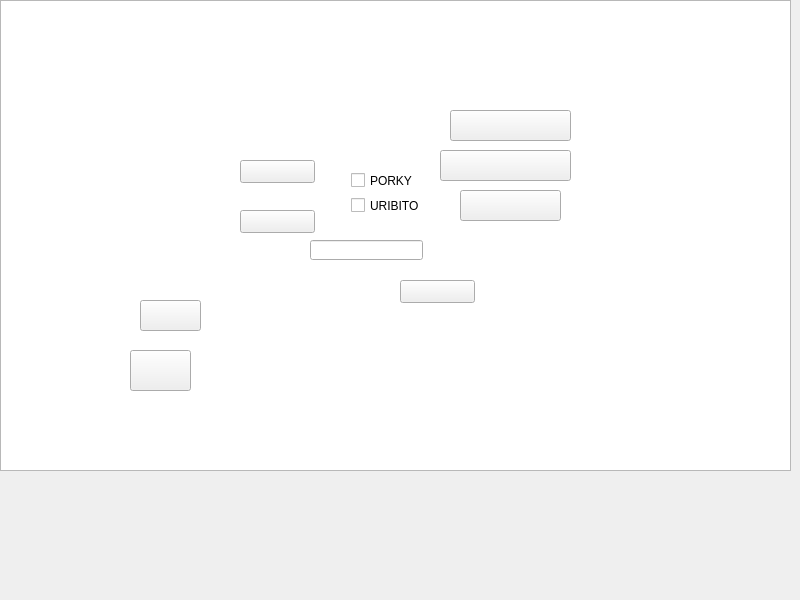
<?xml version="1.0" encoding="UTF-8"?>
<ui version="4.0">
 <class>MainWindow</class>
 <widget class="QMainWindow" name="MainWindow">
  <property name="geometry">
   <rect>
    <x>0</x>
    <y>0</y>
    <width>800</width>
    <height>600</height>
   </rect>
  </property>
  <property name="windowTitle">
   <string>This Is Polombia</string>
  </property>
  <widget class="QWidget" name="centralwidget">
   <widget class="QGraphicsView" name="graphicsView">
    <property name="geometry">
     <rect>
      <x>0</x>
      <y>0</y>
      <width>791</width>
      <height>471</height>
     </rect>
    </property>
   </widget>
   <widget class="QPushButton" name="Jugar">
    <property name="geometry">
     <rect>
      <x>450</x>
      <y>110</y>
      <width>121</width>
      <height>31</height>
     </rect>
    </property>
    <property name="styleSheet">
     <string notr="true">border-image: url(:/Recursos/btn_1player.png);</string>
    </property>
    <property name="text">
     <string/>
    </property>
   </widget>
   <widget class="QPushButton" name="Multijugador">
    <property name="geometry">
     <rect>
      <x>440</x>
      <y>150</y>
      <width>131</width>
      <height>31</height>
     </rect>
    </property>
    <property name="styleSheet">
     <string notr="true">border-image: url(:/Recursos/btn_multiplayer.png);</string>
    </property>
    <property name="text">
     <string/>
    </property>
   </widget>
   <widget class="QPushButton" name="Salir">
    <property name="geometry">
     <rect>
      <x>460</x>
      <y>190</y>
      <width>101</width>
      <height>31</height>
     </rect>
    </property>
    <property name="styleSheet">
     <string notr="true">border-image: url(:/Recursos/btn_exit.png);</string>
    </property>
    <property name="text">
     <string/>
    </property>
   </widget>
   <widget class="QPushButton" name="regresar">
    <property name="geometry">
     <rect>
      <x>140</x>
      <y>300</y>
      <width>61</width>
      <height>31</height>
     </rect>
    </property>
    <property name="styleSheet">
     <string notr="true">border-image: url(:/Recursos/btn_back.png);</string>
    </property>
    <property name="text">
     <string/>
    </property>
   </widget>
   <widget class="QPushButton" name="nueva_partida">
    <property name="geometry">
     <rect>
      <x>240</x>
      <y>160</y>
      <width>75</width>
      <height>23</height>
     </rect>
    </property>
    <property name="styleSheet">
     <string notr="true">border-image: url(:/Recursos/btn_npartida.png);</string>
    </property>
    <property name="text">
     <string/>
    </property>
   </widget>
   <widget class="QPushButton" name="cargar_partida">
    <property name="geometry">
     <rect>
      <x>240</x>
      <y>210</y>
      <width>75</width>
      <height>23</height>
     </rect>
    </property>
    <property name="styleSheet">
     <string notr="true">border-image: url(:/Recursos/btn_loadpartida.png);</string>
    </property>
    <property name="text">
     <string/>
    </property>
   </widget>
   <widget class="QLineEdit" name="agregar_nombre">
    <property name="geometry">
     <rect>
      <x>310</x>
      <y>240</y>
      <width>113</width>
      <height>20</height>
     </rect>
    </property>
    <property name="font">
     <font>
      <pointsize>11</pointsize>
      <bold>false</bold>
     </font>
    </property>
    <property name="cursor">
     <cursorShape>IBeamCursor</cursorShape>
    </property>
   </widget>
   <widget class="QPushButton" name="aceptar">
    <property name="geometry">
     <rect>
      <x>400</x>
      <y>280</y>
      <width>75</width>
      <height>23</height>
     </rect>
    </property>
    <property name="styleSheet">
     <string notr="true">border-image: url(:/Recursos/btn_aceptar.png);</string>
    </property>
    <property name="text">
     <string/>
    </property>
   </widget>
   <widget class="QLabel" name="texto1">
    <property name="geometry">
     <rect>
      <x>230</x>
      <y>100</y>
      <width>181</width>
      <height>31</height>
     </rect>
    </property>
    <property name="styleSheet">
     <string notr="true">border-image: url(:/Recursos/txt_pregunta.png);</string>
    </property>
    <property name="text">
     <string/>
    </property>
   </widget>
   <widget class="QLabel" name="new_partida_txt">
    <property name="geometry">
     <rect>
      <x>250</x>
      <y>280</y>
      <width>141</width>
      <height>41</height>
     </rect>
    </property>
    <property name="styleSheet">
     <string notr="true">border-image: url(:/Recursos/new_partida.png);</string>
    </property>
    <property name="frameShape">
     <enum>QFrame::NoFrame</enum>
    </property>
    <property name="text">
     <string/>
    </property>
   </widget>
   <widget class="QLabel" name="load_partida_txt">
    <property name="geometry">
     <rect>
      <x>170</x>
      <y>250</y>
      <width>47</width>
      <height>13</height>
     </rect>
    </property>
    <property name="styleSheet">
     <string notr="true">border-image: url(:/Recursos/load_partida.png);</string>
    </property>
    <property name="text">
     <string/>
    </property>
   </widget>
   <widget class="QCheckBox" name="avn1">
    <property name="geometry">
     <rect>
      <x>351</x>
      <y>171</y>
      <width>79</width>
      <height>19</height>
     </rect>
    </property>
    <property name="font">
     <font/>
    </property>
    <property name="text">
     <string>PORKY</string>
    </property>
    <attribute name="buttonGroup">
     <string notr="true">buttonGroup</string>
    </attribute>
   </widget>
   <widget class="QCheckBox" name="avn2">
    <property name="geometry">
     <rect>
      <x>351</x>
      <y>196</y>
      <width>79</width>
      <height>19</height>
     </rect>
    </property>
    <property name="font">
     <font/>
    </property>
    <property name="text">
     <string>URIBITO</string>
    </property>
    <attribute name="buttonGroup">
     <string notr="true">buttonGroup</string>
    </attribute>
   </widget>
   <widget class="QLabel" name="Game_final">
    <property name="geometry">
     <rect>
      <x>110</x>
      <y>190</y>
      <width>47</width>
      <height>13</height>
     </rect>
    </property>
    <property name="styleSheet">
     <string notr="true">border-image: url(:/Recursos/game_over.png);</string>
    </property>
    <property name="text">
     <string/>
    </property>
   </widget>
   <widget class="QPushButton" name="instrucciones">
    <property name="geometry">
     <rect>
      <x>130</x>
      <y>350</y>
      <width>61</width>
      <height>41</height>
     </rect>
    </property>
    <property name="styleSheet">
     <string notr="true">border-image: url(:/Recursos/btn_info.png);</string>
    </property>
    <property name="text">
     <string/>
    </property>
   </widget>
   <widget class="QLabel" name="texto_instrucciones">
    <property name="geometry">
     <rect>
      <x>370</x>
      <y>380</y>
      <width>81</width>
      <height>41</height>
     </rect>
    </property>
    <property name="styleSheet">
     <string notr="true">border-image: url(:/Recursos/instrucciones.png);</string>
    </property>
    <property name="text">
     <string/>
    </property>
   </widget>
   <widget class="QLabel" name="completado">
    <property name="geometry">
     <rect>
      <x>546</x>
      <y>252</y>
      <width>71</width>
      <height>31</height>
     </rect>
    </property>
    <property name="styleSheet">
     <string notr="true">border-image: url(:/Recursos/mision_completa.png);</string>
    </property>
    <property name="text">
     <string/>
    </property>
   </widget>
   <widget class="QLabel" name="ganador_p1_txt">
    <property name="geometry">
     <rect>
      <x>120</x>
      <y>40</y>
      <width>47</width>
      <height>13</height>
     </rect>
    </property>
    <property name="styleSheet">
     <string notr="true">border-image: url(:/Recursos/W_p1.png);</string>
    </property>
    <property name="text">
     <string/>
    </property>
   </widget>
   <widget class="QLabel" name="ganador_p2_txt">
    <property name="geometry">
     <rect>
      <x>120</x>
      <y>80</y>
      <width>47</width>
      <height>13</height>
     </rect>
    </property>
    <property name="styleSheet">
     <string notr="true">border-image: url(:/Recursos/W_p2.png);</string>
    </property>
    <property name="text">
     <string/>
    </property>
   </widget>
   <widget class="QLabel" name="rush_multip">
    <property name="geometry">
     <rect>
      <x>120</x>
      <y>120</y>
      <width>47</width>
      <height>13</height>
     </rect>
    </property>
    <property name="styleSheet">
     <string notr="true">border-image: url(:/Recursos/rush.png);</string>
    </property>
    <property name="text">
     <string/>
    </property>
   </widget>
   <zorder>graphicsView</zorder>
   <zorder>Jugar</zorder>
   <zorder>Multijugador</zorder>
   <zorder>Salir</zorder>
   <zorder>aceptar</zorder>
   <zorder>agregar_nombre</zorder>
   <zorder>cargar_partida</zorder>
   <zorder>load_partida_txt</zorder>
   <zorder>new_partida_txt</zorder>
   <zorder>nueva_partida</zorder>
   <zorder>regresar</zorder>
   <zorder>texto1</zorder>
   <zorder>avn1</zorder>
   <zorder>avn2</zorder>
   <zorder>Game_final</zorder>
   <zorder>instrucciones</zorder>
   <zorder>texto_instrucciones</zorder>
   <zorder>completado</zorder>
   <zorder>ganador_p1_txt</zorder>
   <zorder>ganador_p2_txt</zorder>
   <zorder>rush_multip</zorder>
  </widget>
 </widget>
 <resources/>
 <connections/>
 <buttongroups>
  <buttongroup name="buttonGroup"/>
 </buttongroups>
</ui>
